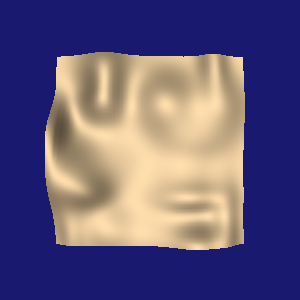

This chart was generated by the following Python code:
#!/usr/bin/env python

# Render a single vtkParametricRandomHills surface, centered and
# normalized to fit the viewport.

# Factory overrides: importing these modules registers the OpenGL rendering
# and interaction style implementations for vtkRenderingCore factory classes.
import vtkmodules.vtkInteractionStyle  # noqa: F401
import vtkmodules.vtkRenderingOpenGL2  # noqa: F401
# VTK pipeline classes used in this example
from vtkmodules.vtkCommonComputationalGeometry import vtkParametricRandomHills
from vtkmodules.vtkFiltersSources import vtkParametricFunctionSource
from vtkmodules.vtkRenderingCore import (
    vtkActor,
    vtkPolyDataMapper,
    vtkRenderWindow,
    vtkRenderWindowInteractor,
    vtkRenderer,
)

# Colors (normalized RGB)
navajo_white_rgb = (1.0, 0.871, 0.678)
midnight_blue_rgb = (0.098, 0.098, 0.439)

# Parametric function: define a random hills surface with fixed seed
parametric_fn = vtkParametricRandomHills()
parametric_fn.AllowRandomGenerationOn()
parametric_fn.SetRandomSeed(1)
parametric_fn.SetNumberOfHills(30)

# Source: sample the parametric function to produce polygonal output
source = vtkParametricFunctionSource()
source.SetParametricFunction(parametric_fn)
source.SetUResolution(51)
source.SetVResolution(51)
source.SetWResolution(51)
source.Update()

# Normalize: scale and center the surface to fit the viewport
bounds = source.GetOutput().GetBounds()
max_dim = max(bounds[1] - bounds[0], bounds[3] - bounds[2], bounds[5] - bounds[4])
scale = 3.0 / max_dim if max_dim > 0 else 1.0
cx = (bounds[0] + bounds[1]) / 2.0
cy = (bounds[2] + bounds[3]) / 2.0
cz = (bounds[4] + bounds[5]) / 2.0

# Mapper: map polygon data to graphics primitives
mapper = vtkPolyDataMapper()
mapper.SetInputConnection(source.GetOutputPort())
# Actor: position and scale the mapped geometry
actor = vtkActor()
actor.SetMapper(mapper)
actor.GetProperty().SetColor(navajo_white_rgb)
actor.SetScale(scale, scale, scale)
actor.SetPosition(-cx * scale, -cy * scale, -cz * scale)

# Renderer: assemble the scene and configure the camera
renderer = vtkRenderer()
renderer.AddActor(actor)
renderer.SetBackground(midnight_blue_rgb)

# Window
render_window = vtkRenderWindow()
render_window.AddRenderer(renderer)
render_window.SetWindowName("parametric object random hills")
render_window.SetMultiSamples(0)
render_window.SetSize(300, 300)

# Interactor
render_window_interactor = vtkRenderWindowInteractor()
render_window_interactor.SetRenderWindow(render_window)

# Scene: configure the camera
renderer.ResetCamera()

render_window_interactor.Initialize()
render_window_interactor.Start()
